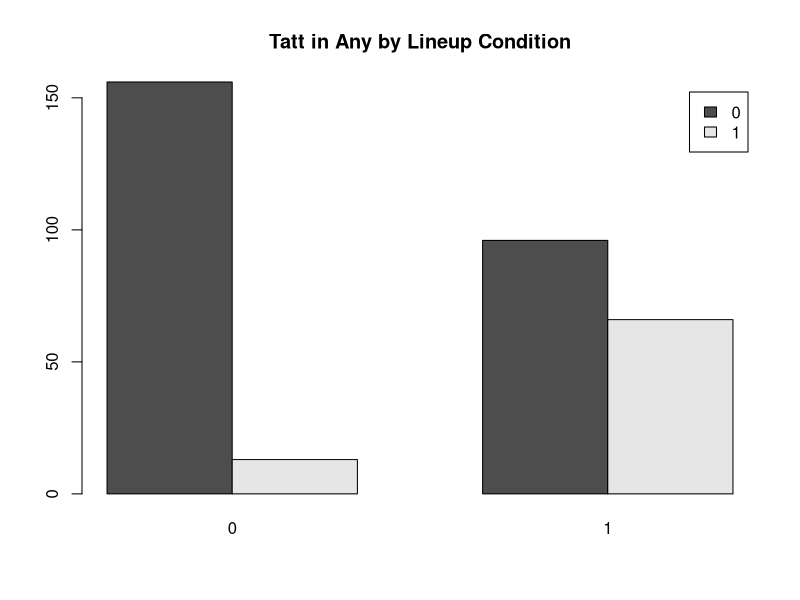

Write R code to recreate this figure.
# Install and load Packages

install.packages("tidyverse")
install.packages("ggplot2")
install.packages("dplyr")
library(tidyverse)
library(ggplot2)
library(dplyr)

# Assign the data to an object. We'll name our object "Experiment_1_Data"

Experiment_1_Data <- read.csv("Experiment1_10.11.22.csv")

# In order to view the data we're working with, use the function "View()"

View(Experiment_1_Data)

# Assign the DQ.Attention.Check variable to an object
# We'll name our object "DQ_Hair_Color"

DQ_Hair_Color <- Experiment_1_Data %>%
  select(DQ.Attention.Check)

# In order to view the new object, use the function "View()"

View(DQ_Hair_Color)

# Filter the data and call it "Experiment_1_Data_Filtered"

Experiment_1_Data_Filtered <- Experiment_1_Data %>%
  filter(DQ_Hair_Color == 5)

# In order to view our new FILTERED dataset, use the function "View()"

View(Experiment_1_Data_Filtered)

# Assign the Tatt.in.Any variable to an object-- we'll call it "Tatt_in_Any"

Tatt_in_Any <- Experiment_1_Data_Filtered %>%
  select(Tatt.in.Any)

# Assign the Lineup.Condition variable to an object-- we'll call it "Tatt_in_Any"

Lineup_Condition <- Experiment_1_Data_Filtered %>%
  select(Lineup.Condition)

# If you want to select two variables and make it into an object do the following: 

Lineup_Condition_and_Tatt_in_any <- Experiment_1_Data_Filtered %>%
  select(Lineup.Condition, Tatt.in.Any)


# In order to view these datasets, use the function "View()"

View(Tatt_in_Any)
View(Lineup_Condition)
View(Lineup_Condition_and_Tatt_in_any)

# In order to make a crosstabs table, use the function...
# ... table name <-  table(A,B)
# A is rows, B is columns

Tatt_in_Any_by_Lineup_Condition <- table(Experiment_1_Data_Filtered$Tatt.in.Any, Experiment_1_Data_Filtered$Lineup.Condition)




Tatt_in_Any_by_Lineup_Condition

ftable(Tatt_in_Any_by_Lineup_Condition)

barplot(Tatt_in_Any_by_Lineup_Condition, legend = TRUE, beside = TRUE, main = "Tatt in Any by Lineup Condition")

# No Tattoo Condition + No Tatt.in.Any = 156
# No Tattoo Condition + Yes Tatt.in.Any = 13
# Tattoo Condition + No Tatt.in.Any = 96
# Tattoo Condition + Yes Tatt.in.Any = 66

# Run crosstabs with Tatt.in.Any by Describe.Before by Feedback.
Tatt_in_Any_by_Describe_Before_by_Feedback <- table(Experiment_1_Data_Filtered$Tatt.in.Any, Experiment_1_Data_Filtered$Describe.Before, Experiment_1_Data_Filtered$Feedback)

Tatt_in_Any_by_Describe_Before_by_Feedback

ftable(Tatt_in_Any_by_Describe_Before_by_Feedback)

data.frame(Tatt_in_Any_by_Describe_Before_by_Feedback)


